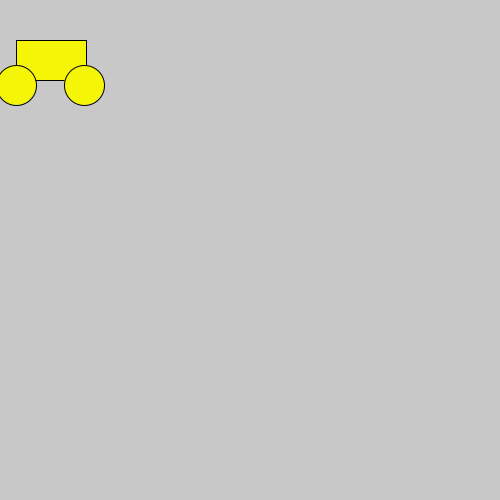
Frame 1 (no input)
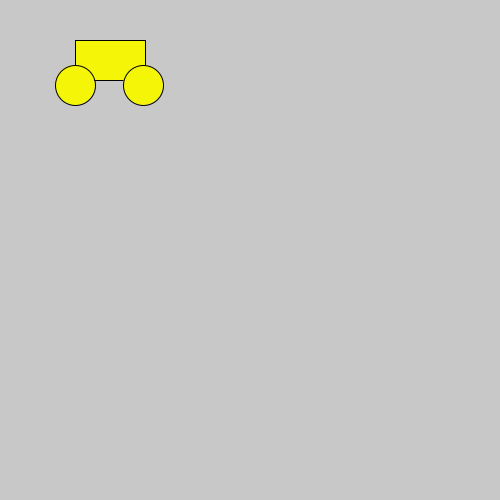
Frame 60 (the mouse pressed at the canvas centre just before this capture)
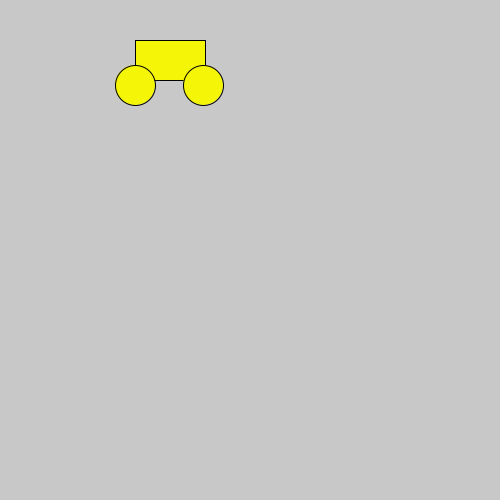
Frame 120 (the mouse held since frame 60 and released just before this capture)

The Processing sketch that drew these frames (run headless with seeded random() and noise(); from frame 60 on, the mouse is pressed at the canvas centre):

// Processing sketch: processing_98221
// ── processing_98221.pde


Bus []bus=new Bus[4];

void setup() {
  size(500, 500);
  for (int i=0;i<bus.length;i++) {
    bus[i] = new Bus(color(244, 245, 7), i*5, 40, 1, 40, 70, 83);
  }
}
void draw() {
  for (int i=0;i<bus.length;i++) {
    background(200);
    bus[i].move();
    bus[i].display();
    bus[i].busreverse();
  }
}

class Bus{
  
  
  color c;
  int Xpos;
  int Ypos;
  int xspeed;
  int Xwidth;
  int Ylength;
  int Xpos2;
  
  Bus(color tempc,int tempX, int tempY,int tempspeed,int templength,int tempwidth,int tempX2){
    c= tempc;
    Xpos=tempX;
    Ypos= tempY;
    xspeed=tempspeed;
    Xwidth=tempwidth;
    Ylength=templength;
    Xpos2=tempX2;
  }
   void display(){
    rectMode(CORNER);
   fill(c) ;
   rect(Xpos,Ypos,Xwidth,Ylength);
   ellipse(Xpos,85,40,40);
   ellipse(Xpos2,85,40,40);
   }
   
   void move(){
     Xpos=xspeed+Xpos;
     if(Xpos>width){
     }
     Xpos2=xspeed+Xpos2;
     if(Xpos2>width){
     
   //Xpos2=xspeed+Xpos2;
// if(Xpos2>width){
// }
 }}
 void busreverse(){
   
  if((Xpos<0)|(Xpos>width)){
     xspeed=xspeed*-1;
    
  }}}
  
